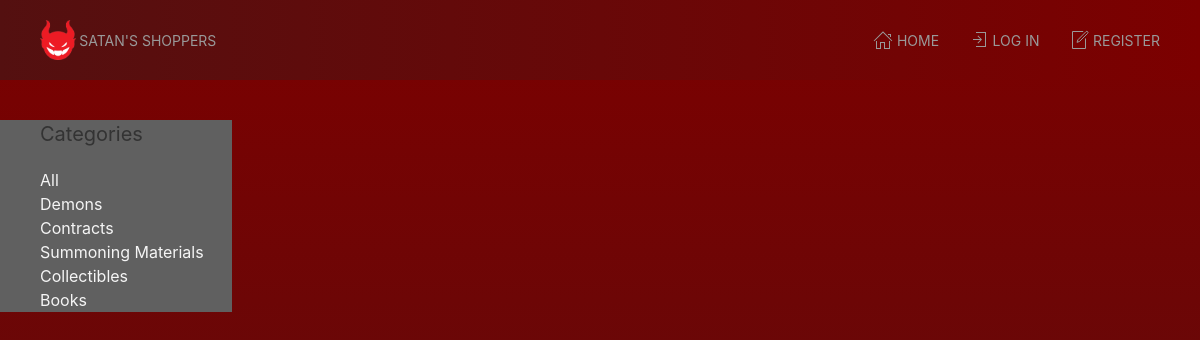
The page /dev/index.php?category=demons on the database as committed earlier.
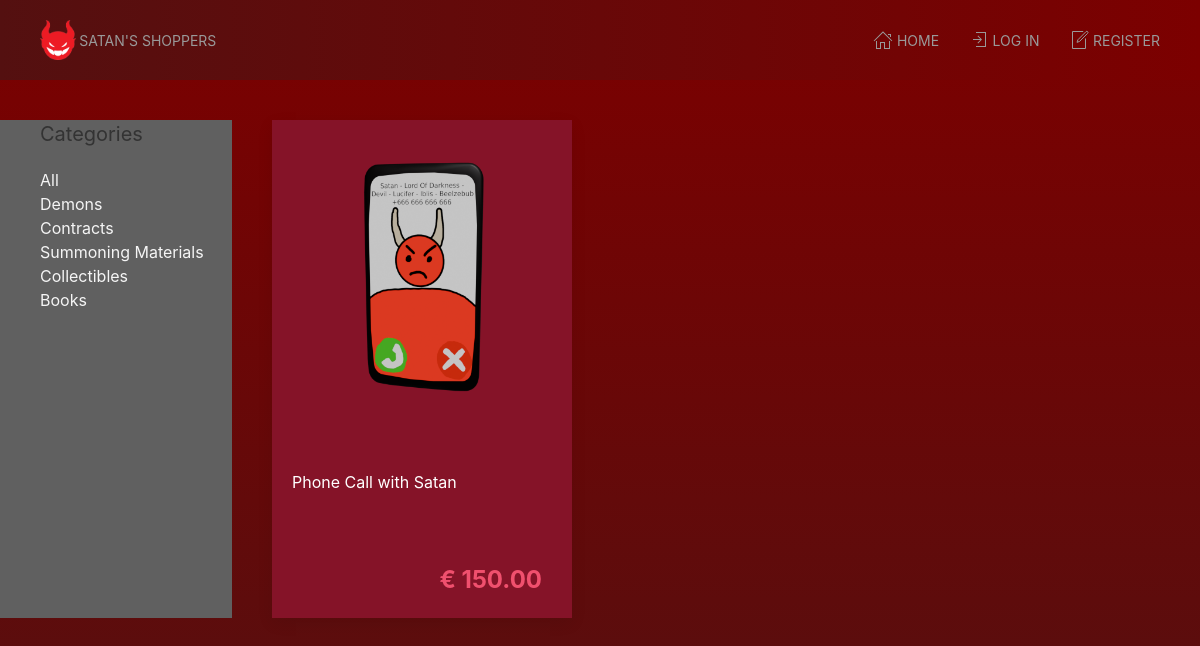
The same page on the database as committed later.
### tables this page shows
CREATE TABLE `products` (
  `id` int(11) NOT NULL,
  `price` decimal(6,2) NOT NULL,
  `name` varchar(255) NOT NULL,
  `description` varchar(255) NOT NULL,
  `image` varchar(255) NOT NULL,
  `category_id` int(255) NOT NULL
);

### dev/index.php (the view, shortened to what this page needs)
<?php
include_once("templates/head.inc.php");
$category="";
if($_GET['category'] == "demons"){
	$category="1";
}
if($category == ""){
	$statement = $conn->prepare("SELECT * FROM products");
	$statement->execute();
}
else{
	$statement = $conn->prepare("SELECT * FROM products WHERE category_id = ?");
	$statement->execute([$category]);
}
$products = $statement->fetchAll(PDO::FETCH_ASSOC);
?>
   <main class="uk-container uk-padding">
      <div class="uk-grid">
         <section class="uk-width-1-5">
            <h4>Categories</h4>
<a class="uk-link-text" href="?category=all">All</a>
<br>
<a class="uk-link-text" href="?category=demons">Demons</a>
<br>
<a class="uk-link-text" href="?category=contracts">Contracts</a>
<br>
<a class="uk-link-text" href="?category=materials">Summoning Materials</a>
<br>
<a class="uk-link-text" href="?category=collectibles">Collectibles</a>
<br>
<a class="uk-link-text" href="?category=books">Books</a>
         </section>
         <section class="uk-width-4-5">
            <div class="uk-flex uk-flex-home uk-flex-wrap">
            <?php foreach($products as $product): ?>
               <a class="product-card uk-card uk-card-home uk-card-default uk-card-small uk-card-hover"
                  href="product.php?id=<?= $product['id'] ?>">
                  <div class="uk-card-media-top uk-align-center">
                     <img src="<?= 'img/' . $product['image'] ?>" alt="" class="product-image uk-align-center">
                  </div>
                  <div class="uk-card-body uk-card-body-home">
                     <p class="product-card-p"><?= $product['name'] ?></p>
                     <p class="product-card-p uk-text-large uk-text-bold uk-text-danger uk-text-right">
                     &euro; <?= $product['price'] ?>
                     </p>
                  </div>
               </a>
            <?php endforeach; ?>
         </section>
<?php
include_once("templates/foot.inc.php");

Rows that differ between the two databases and show on the page:
now on this page (row edited): products: image (picture), name "Phone Call with Satan", price "150.00"
